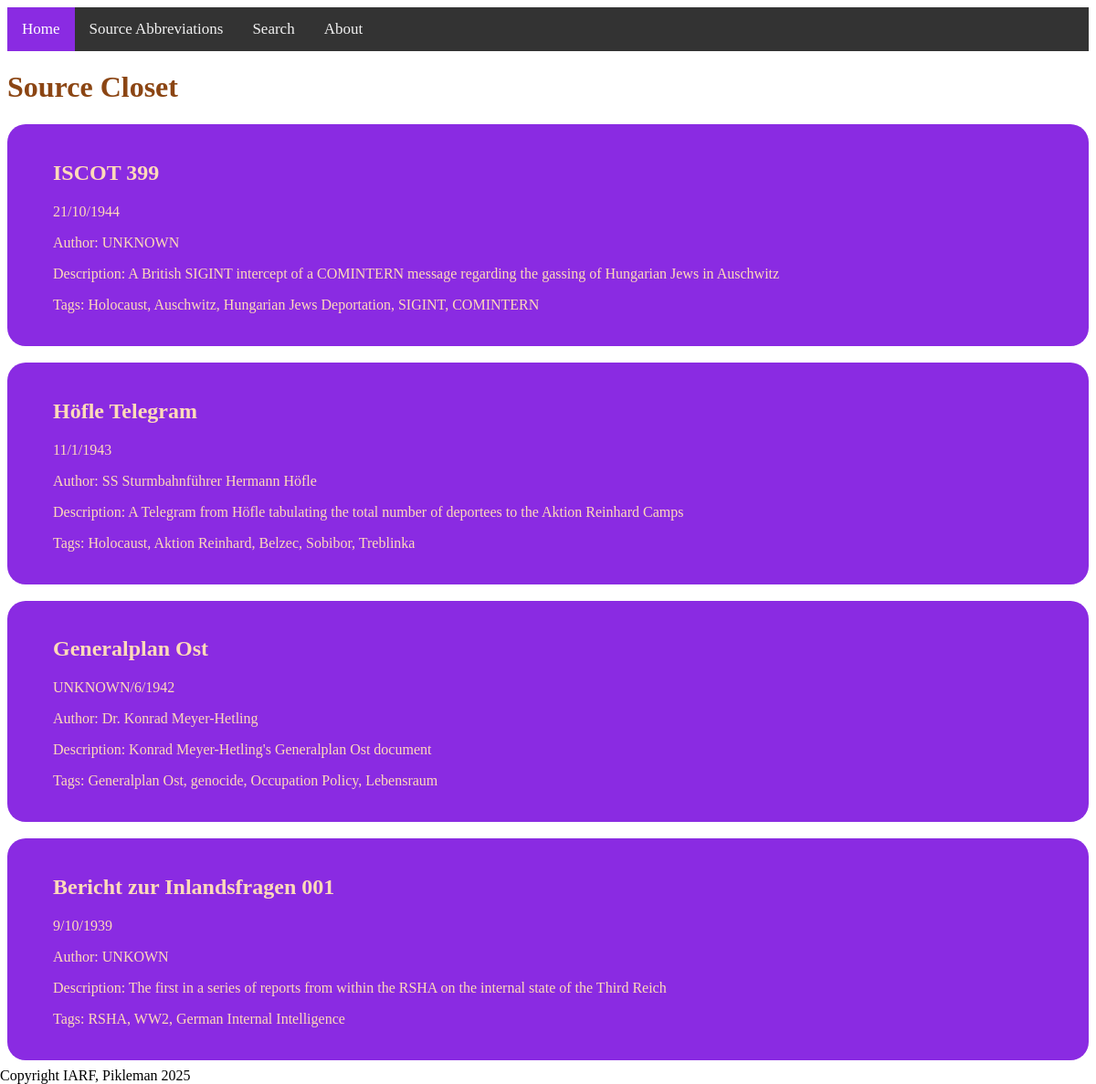
Before: / with the older database file.
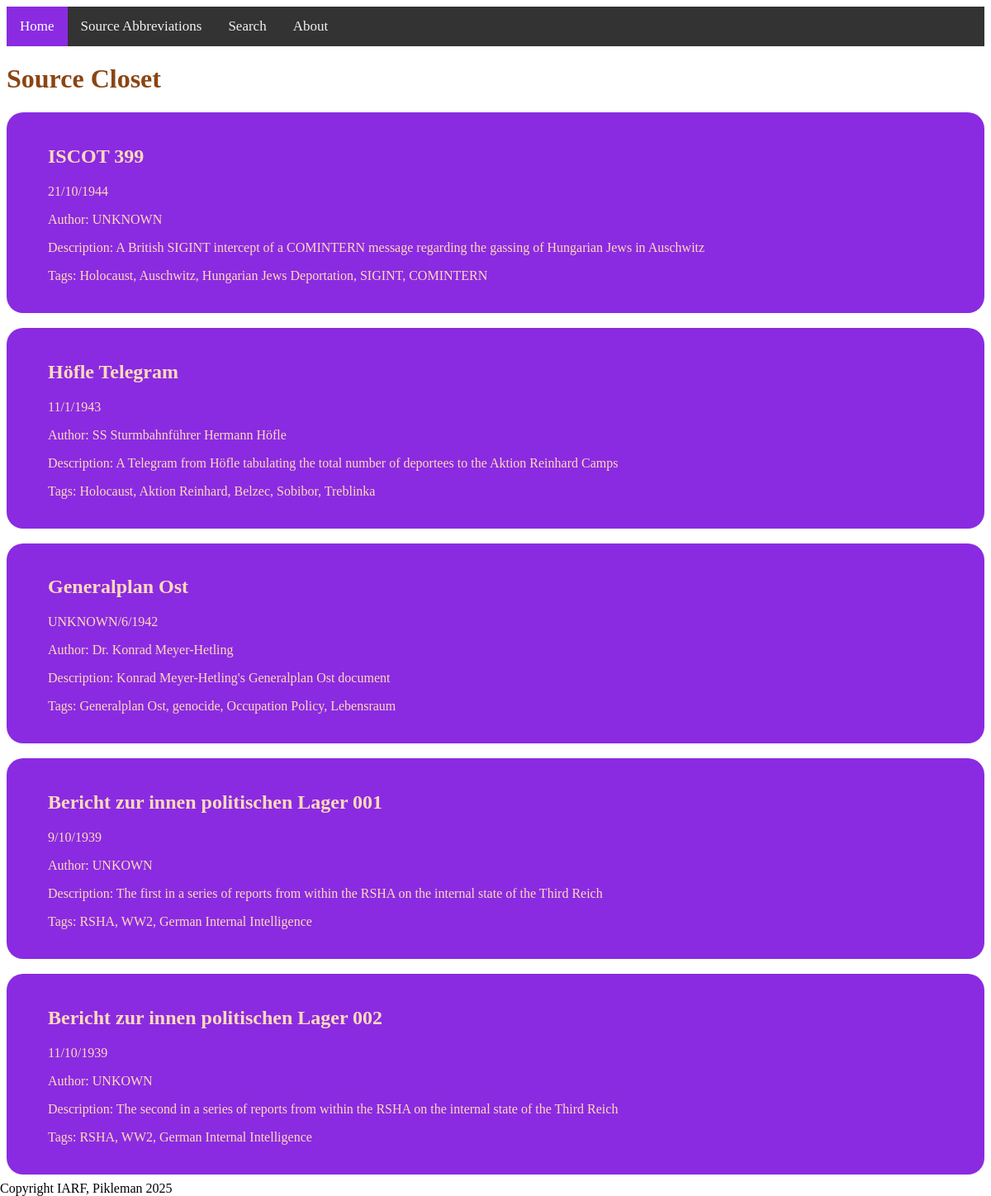
After: the same page with the newer database file.
### tables this page shows
CREATE TABLE "SOURCES" (
	"Title"	TEXT,
	"Month"	INTEGER,
	"Date"	INTEGER,
	"Year"	INTEGER,
	"Author"	TEXT,
	"Country"	TEXT,
	"Topic"	TEXT,
	"Description"	TEXT,
	"Source"	TEXT,
	"Protected"	INTEGER,
	"Path"	TEXT
, "ID"	INTEGER, "Scaled"	INTEGER, "Link"	TEXT);

### app.py (the view)
@app.route('/')
def index():  # put application's code here
    db = sqlite3.connect('sources.db')
    sources = []
    for source in db.execute('SELECT * FROM sources'):
        sources.append(source)
    db.close()
    return render_template("index.html", sources=sources)

### templates/index.html (shortened to what this page needs)
<!DOCTYPE html>
<html lang="en">
<head>
    <link rel="stylesheet" href="{{ url_for('static', filename='styles/styles.css') }}">
</head>
<body>
<div class="topnav">
  <a class="active" href="{{url_for('index')}}">Home</a>
  <a href="{{url_for('sources_abbr')}}">Source Abbreviations</a>
  <a href="{{ url_for('index') }}">Search</a>
  <a href="{{ url_for('about') }}">About</a>
</div>
<h1 id="title">Source Closet</h1>
{% for src in sources[:6] %}
<a href="{{ url_for("source", id=src[11]) }}" class="src_link">
    <div class="source">
        <h2 class="src_heading">{{ src[0] }}</h2>
        <p>{{ src[2] }}/{{ src[1] }}/{{ src[3] }}</p>
        <p>Author: {{ src[4] }}</p>
        <p>Description: {{ src[7] }}</p>
        <p>Tags: {{ ', '.join(src[6].split('/')) }}</p>
    </div>
</a>
<br>
{% endfor %}
<footer>
    Copyright IARF, Pikleman 2025
</footer>
</body>
</html>

### static/styles/styles.css (style rules this page uses)
.source { border-radius: 20px; background-color: blueviolet; padding-left: 50px; padding-right: 50px; padding-top: 20px; padding-bottom: 20px; }
#title { color: saddlebrown; font-family: Copperplate; }
footer { position: fixed; bottom: 0; left: 0; right: 0; }
.src_link { text-decoration: none; color: peachpuff; font-family: Copperplate; }
.topnav { background-color: #333; overflow: hidden; }
.topnav a { float: left; color: #f2f2f2; text-align: center; padding: 14px 16px; text-decoration: none; font-size: 17px; }
.topnav a.active { background-color: blueviolet; color: white; }

Changed rows visible on the page:
changed SOURCES: Title "Bericht zur Inlandsfragen 001" → "Bericht zur innen politischen Lager 001"
added SOURCES: Title "Bericht zur innen politischen Lager 002", Date "11", Month "10", Year "1939", Author "UNKOWN", Description "The second in a series of reports from within the RSHA on the internal state of the Third Reich", Topic "RSHA, WW2, German Internal Intelligence"
